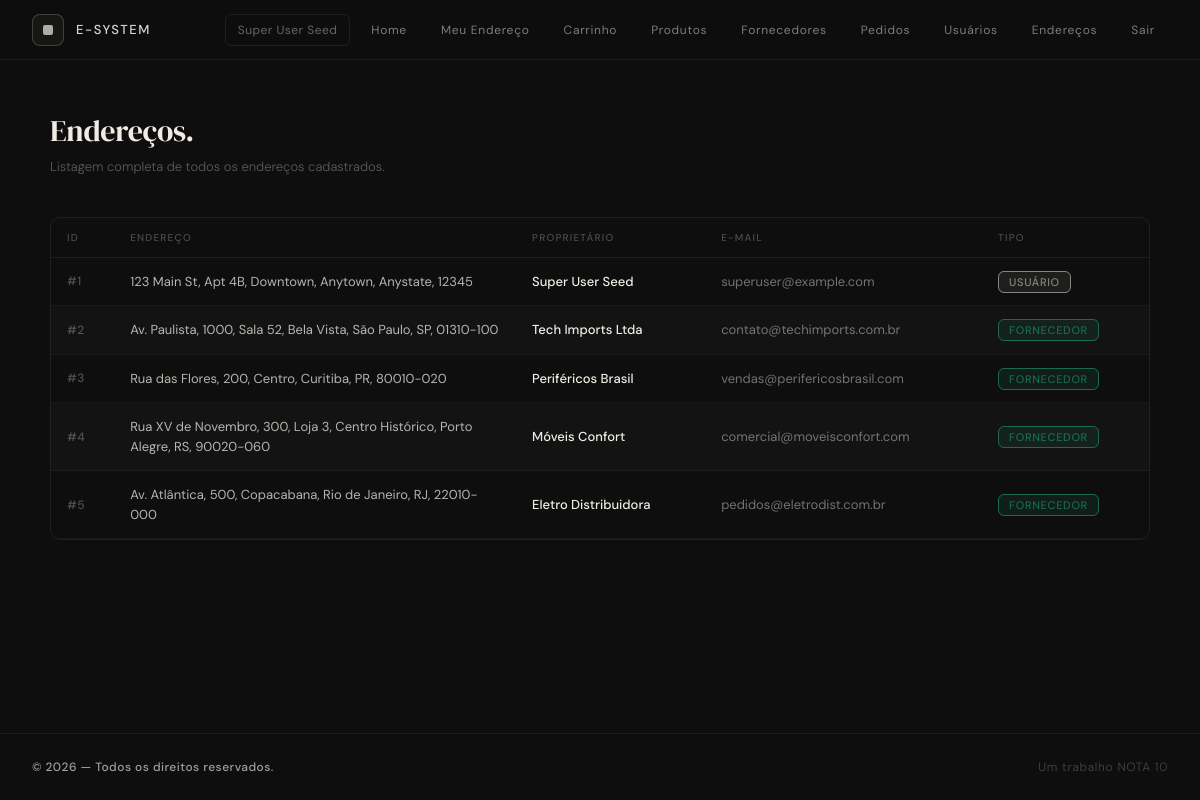
Screenshot of /addresses.php (signed in) with the database file from the repository.
### tables this page shows
CREATE TABLE IF NOT EXISTS users (
    id INT AUTO_INCREMENT PRIMARY KEY,
    name VARCHAR(150) NOT NULL,
    phone VARCHAR(50) NOT NULL,
    email VARCHAR(255) NOT NULL UNIQUE,
    password VARCHAR(255) NOT NULL,
    address_id INT,
    role ENUM('cliente','admin','superuser') NOT NULL DEFAULT 'cliente',
    created_at TIMESTAMP DEFAULT CURRENT_TIMESTAMP,
    FOREIGN KEY (address_id) REFERENCES addresses(id)
);

CREATE TABLE IF NOT EXISTS addresses (
    id INT AUTO_INCREMENT PRIMARY KEY,
    street VARCHAR(255) NOT NULL,
    complement VARCHAR(255),
    city VARCHAR(100) NOT NULL,
    state VARCHAR(100) NOT NULL,
    neighborhood VARCHAR(100) NOT NULL,
    zip_code VARCHAR(20) NOT NULL
);

CREATE TABLE IF NOT EXISTS suppliers(
    id INT AUTO_INCREMENT PRIMARY KEY,
    name VARCHAR(255) NOT NULL,
    phone VARCHAR(50) NOT NULL,
    email VARCHAR(255) NOT NULL UNIQUE,
    created_at TIMESTAMP DEFAULT CURRENT_TIMESTAMP,
    address_id INT,
    FOREIGN KEY (address_id) REFERENCES addresses(id)
);

### src/services/SessionsService.php (called while the page is built, shortened)
<?php
class SessionManager {
    public function currentUser(): ?array {
        return $_SESSION['user'] ?? null;
    }
}

### src/dao/AddressDAO.php (called while the page is built, shortened)
<?php
require_once __DIR__ . '/../connection/db.php';
class AddressDAO {
    private PDO $db;
    public function __construct() {
        $this->db = Connection::getInstance();
    }
    public function findAllWithOwners(): array {
        $stmt = $this->db->query(
            'SELECT a.*, u.id AS user_id, u.name AS user_name, u.email AS user_email, u.role AS user_role, s.id AS supplier_id, s.name AS supplier_name, s.email AS supplier_email
             FROM addresses a
             LEFT JOIN users u ON u.address_id = a.id
             LEFT JOIN suppliers s ON s.address_id = a.id'
        );
        return $stmt->fetchAll(PDO::FETCH_ASSOC);
    }
}

### src/connection/db.php (called while the page is built, shortened)
<?php
class Connection {
    private static $instance = null;
    private function __construct() {
        $host = 'db';
        $db = 'testdb';
        $user = 'root';
        $pass = 'root';
        try {
            $this->conn = new PDO("mysql:host=$host;dbname=$db;charset=utf8mb4", $user, $pass);
        } catch (PDOException $e) {
            die("Erro de conexão: " . $e->getMessage());
        }
    }
     public static function getInstance(): PDO {
        if (self::$instance === null) {
            $obj = new Connection();
            self::$instance = $obj->conn;
        }
        return self::$instance;
    }
}

### src/addresses.php (the view, shortened to what this page needs)
<?php
require_once 'services/SessionsService.php';
require_once 'dao/AddressDAO.php';
$addressDAO = new AddressDAO();
$addresses = $addressDAO->findAllWithOwners();
include 'partials/header.php';
?><main class="flex-grow flex justify-center px-6 py-12">
  <div style="width:100%;max-width:1100px">
    <h1 style="font-family:'DM Serif Display',serif;font-size:30px;font-weight:400;letter-spacing:-0.01em;margin:0 0 4px">Endereços.</h1>
    <p style="font-size:13px;font-weight:300;color:rgba(240,236,228,0.35);margin:0 0 2.5rem">Listagem completa de todos os endereços cadastrados.</p>
    <?php if (empty($addresses)): ?>
      <div style="border:1px solid rgba(240,236,228,0.08);border-radius:10px;padding:48px;text-align:center;font-size:13px;color:rgba(240,236,228,0.3);letter-spacing:0.04em">
        Nenhum endereço encontrado.
      </div>
    <?php else: ?>
      <div style="overflow-x:auto;border:1px solid rgba(240,236,228,0.08);border-radius:10px">
        <table style="width:100%;border-collapse:collapse;font-size:13px;color:#f0ece4">
          <thead>
            <tr style="border-bottom:1px solid rgba(240,236,228,0.08)">
              <?php foreach (['ID','Endereço','Proprietário','E-mail','Tipo'] as $col): ?>
                <th style="padding:12px 16px;text-align:left;font-size:10px;font-weight:500;letter-spacing:0.12em;text-transform:uppercase;color:rgba(240,236,228,0.28);white-space:nowrap">
                  <?= $col ?>
                </th>
              <?php endforeach ?>
            </tr>
          </thead>
          <tbody>
            <?php foreach ($addresses as $i => $item):
              $addr = htmlspecialchars(trim(implode(', ', array_filter([
                $item['street'],
                $item['complement'] ?? '',
                $item['neighborhood'],
                $item['city'],
                $item['state'],
                $item['zip_code'],
              ]))));
              $owner = htmlspecialchars($item['user_name'] ?? $item['supplier_name'] ?? '—');
              $email = htmlspecialchars($item['user_email'] ?? $item['supplier_email'] ?? '—');
              $tipo  = $item['user_id'] ? 'Usuário' : ($item['supplier_id'] ? 'Fornecedor' : 'Sem vínculo');
              $rowBg = $i % 2 === 0 ? 'transparent' : 'rgba(240,236,228,0.02)';
            ?>
              <tr style="border-bottom:1px solid rgba(240,236,228,0.05);background:<?= $rowBg ?>;transition:background 0.15s"
                  onmouseover="this.style.background='rgba(240,236,228,0.05)'"
                  onmouseout="this.style.background='<?= $rowBg ?>'">
                <td style="padding:14px 16px;color:rgba(240,236,228,0.3);font-size:12px;font-weight:500;letter-spacing:0.04em;white-space:nowrap">
                  #<?= htmlspecialchars($item['id']) ?>
                </td>
                <td style="padding:14px 16px;color:rgba(240,236,228,0.75);max-width:320px">
                  <?= $addr ?>
                </td>
                <td style="padding:14px 16px;color:#f0ece4;font-weight:500;white-space:nowrap">
                  <?= $owner ?>
                </td>
                <td style="padding:14px 16px;color:rgba(240,236,228,0.45);white-space:nowrap">
                  <?= $email ?>
                </td>
                <td style="padding:14px 16px">
                  <?php
                    $badge = match($tipo) {
                      'Usuário'     => ['rgba(240,236,228,0.07)', 'rgba(240,236,228,0.5)',  'Usuário'],
                      'Fornecedor'  => ['rgba(29,158,117,0.1)',   'rgba(29,158,117,0.6)',   'Fornecedor'],
                      default       => ['rgba(240,236,228,0.04)', 'rgba(240,236,228,0.2)',  'Sem vínculo'],
                    };
                  ?>
                  <span style="background:<?= $badge[0] ?>;color:<?= $badge[1] ?>;border:1px solid <?= $badge[1] ?>;border-radius:6px;padding:3px 10px;font-size:11px;font-weight:500;letter-spacing:0.06em;text-transform:uppercase;white-space:nowrap">
                    <?= $badge[2] ?>
                  </span>
                </td>
              </tr>
            <?php endforeach ?>
          </tbody>
        </table>
      </div>
    <?php endif ?>
  </div>
</main>
 <?php include 'partials/footer.php';

### src/partials/header.php (shortened to what this page needs)
<?php
require_once __DIR__ . '/../services/SessionsService.php';
$session = new SessionManager();
$user = $session->currentUser();
?>
<!DOCTYPE html>
<html lang="pt-BR">
<head>
  <script src="https://cdn.jsdelivr.net/npm/@tailwindcss/browser@4"></script>
</head>
<body class="min-h-screen flex flex-col">
<header style="border-bottom:1px solid rgba(240,236,228,0.08); background:rgba(14,14,14,0.97); height:60px;"
        class="sticky top-0 z-50 flex items-center justify-between px-8">
  <a href="index.php" class="flex items-center gap-3 no-underline" style="color:var(--cream)">
    <div style="width:32px;height:32px;border:1px solid rgba(240,236,228,0.2);border-radius:8px;background:rgba(240,236,228,0.04);display:flex;align-items:center;justify-content:center;">
      <div style="width:10px;height:10px;background:var(--cream);border-radius:2px;opacity:0.7;"></div>
    </div>
    <span style="font-size:13px;font-weight:500;letter-spacing:0.12em;text-transform:uppercase;opacity:0.9">E-System</span>
  </a>
  <nav class="flex items-center gap-2">
    <?php if ($user): ?>
      <span style="font-size:12px;color:rgba(240,236,228,0.4);padding:6px 12px;border:1px solid rgba(240,236,228,0.08);border-radius:6px;letter-spacing:0.04em">
        <?= htmlspecialchars($user['name']) ?>
      </span>
      <?php
      $cartCount = array_sum(array_column($_SESSION['cart'] ?? [], 'quantity'));
      $links = [['index.php','Home'],['address.php','Meu Endereço']];
      if ($session->hasRole(['cliente', 'admin', 'superuser'])):
        $links[] = ['cart.php', $cartCount > 0 ? "Carrinho ({$cartCount})" : 'Carrinho'];
      endif;
      if ($session->hasRole(['superuser', 'admin'])):
        $links[] = ['products.php','Produtos'];
        $links[] = ['suppliers.php','Fornecedores'];
        $links[] = ['orders.php','Pedidos'];
      endif;
      if ($session->hasRole(['superuser'])):
        $links[] = ['create_admin.php','Usuários'];
        $links[] = ['addresses.php','Endereços'];
      endif;
      $links[] = ['logout.php','Sair'];
      foreach ($links as [$href, $label]):
      ?>
        <a href="<?= $href ?>" style="font-size:12px;font-weight:400;letter-spacing:0.06em;color:rgba(240,236,228,0.5);text-decoration:none;padding:6px 12px;border-radius:6px;border:1px solid transparent;transition:all 0.2s;"
           onmouseover="this.style.color='#f0ece4';this.style.borderColor='rgba(240,236,228,0.12)';this.style.background='rgba(240,236,228,0.04)'"
           onmouseout="this.style.color='rgba(240,236,228,0.5)';this.style.borderColor='transparent';this.style.background='transparent'">
          <?= $label ?>
        </a>
      <?php endforeach ?>
    <?php else: ?>
      <a href="login.php"    style="...mesmo estilo...">Entrar</a>
      <a href="register.php" style="...mesmo estilo...">Cadastrar</a>
    <?php endif ?>
  </nav>
</header>

### src/partials/header.php (style rules this page uses)
:root { --cream: #f0ece4; --bg: #0e0e0e; --border: rgba(240,236,228,0.1); --muted: rgba(240,236,228,0.38); }
body { font-family: 'DM Sans', sans-serif; background: var(--bg); color: var(--cream); }

### rows the page displays
users: name "Super User Seed", address "1", address.zip_code "123 Main St, Apt 4B, Downtown, Anytown, Anystate, 12345", email "superuser@example.com", id "USUÁRIO"
suppliers: address "2", address.zip_code "Av. Paulista, 1000, Sala 52, Bela Vista, São Paulo, SP, 01310-100", name "Tech Imports Ltda", email "contato@techimports.com.br", badge "FORNECEDOR"
suppliers: address "3", address.zip_code "Rua das Flores, 200, Centro, Curitiba, PR, 80010-020", name "Periféricos Brasil", email "vendas@perifericosbrasil.com", badge "FORNECEDOR"
suppliers: address "4", address.zip_code "Rua XV de Novembro, 300, Loja 3, Centro Histórico, Porto Alegre, RS, 90020-060", name "Móveis Confort", email "comercial@moveisconfort.com", badge "FORNECEDOR"
suppliers: address "5", address.zip_code "Av. Atlântica, 500, Copacabana, Rio de Janeiro, RJ, 22010-000", name "Eletro Distribuidora", email "pedidos@eletrodist.com.br", badge "FORNECEDOR"

### other values shown
$label "Home"
$label "Meu Endereço"
$label "Carrinho"
$label "Produtos"
$label "Fornecedores"
$label "Pedidos"
$label "Usuários"
$label "Endereços"
$label "Sair"
$col "ID"
$col "ENDEREÇO"
$col "PROPRIETÁRIO"
$col "E-MAIL"
$col "TIPO"
